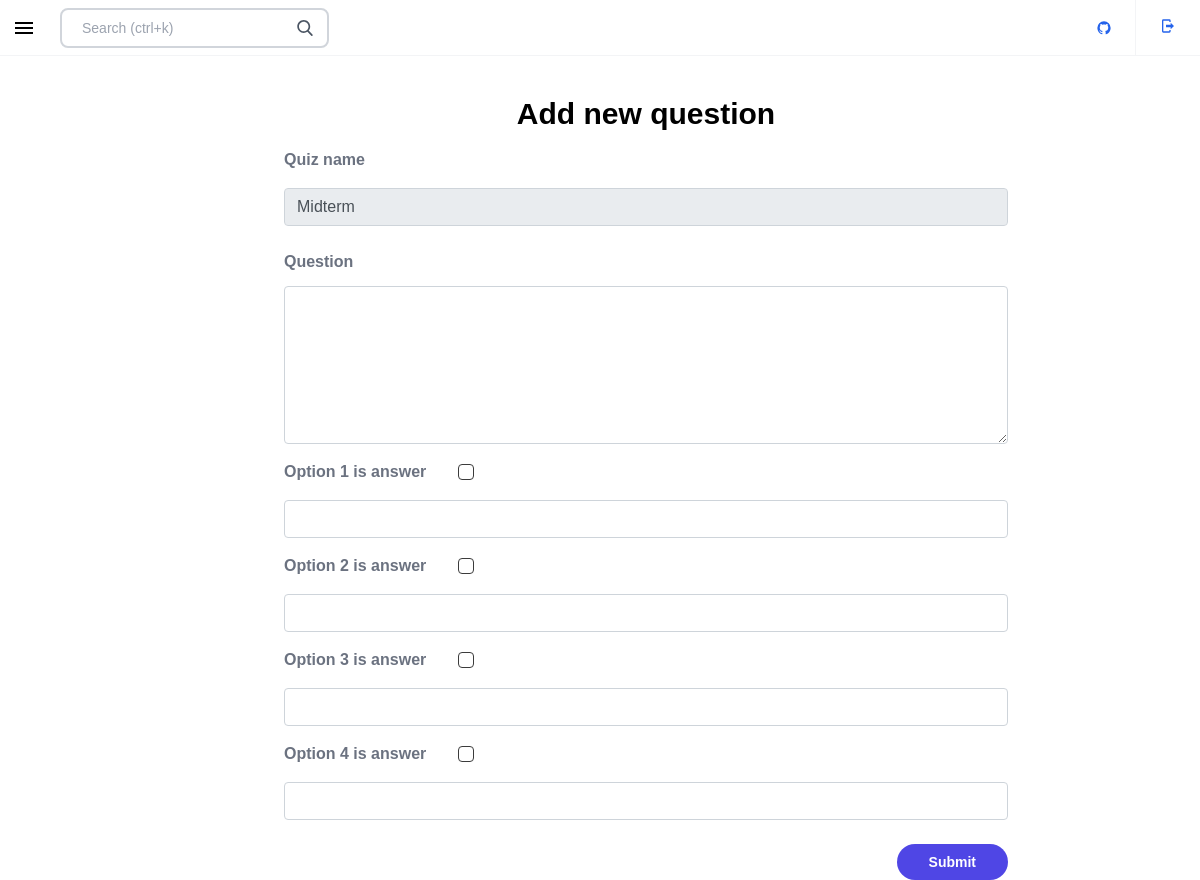
The app's page /admin/index.php?add_question&quiz_id=1 (signed in), older data.
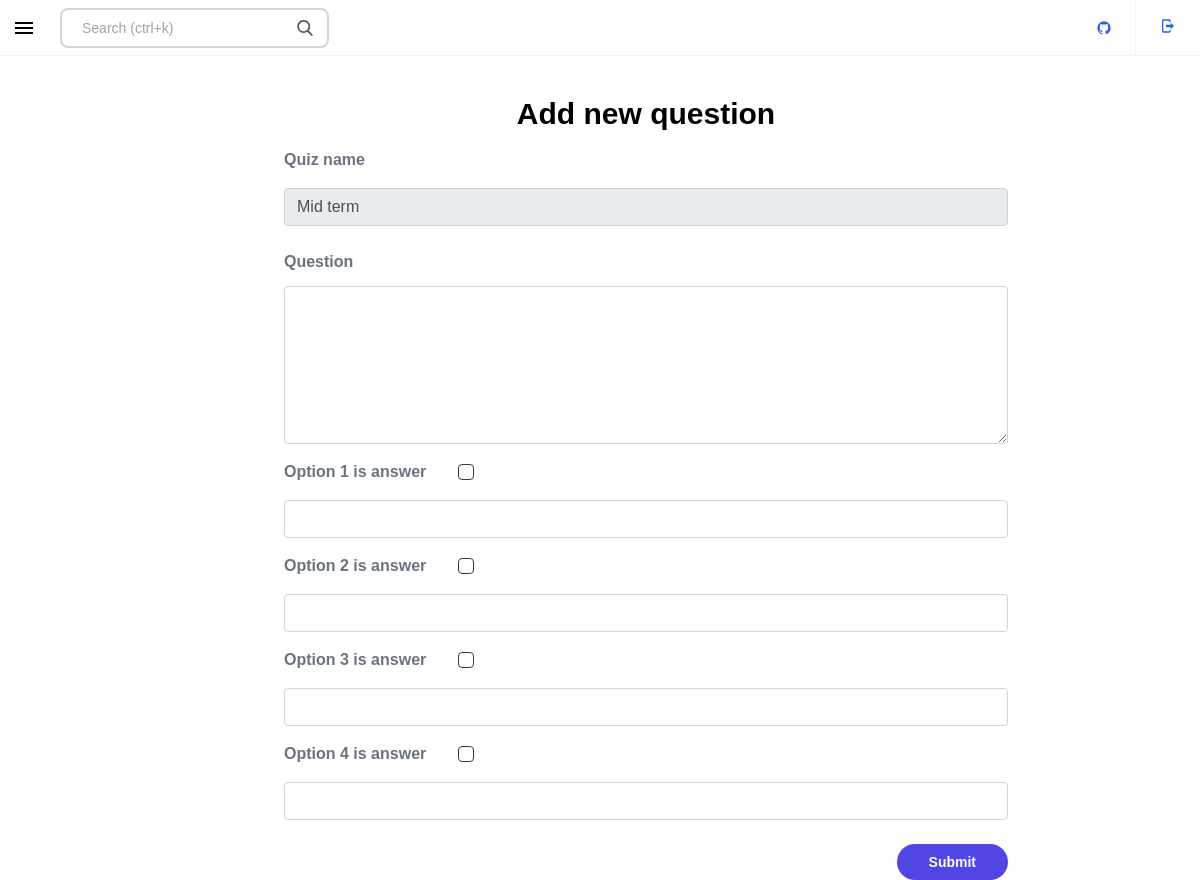
The same page, newer data.
### tables this page shows
CREATE TABLE `course_quizz` (
  `id` int NOT NULL AUTO_INCREMENT,
  `quiz_name` varchar(255) DEFAULT NULL,
  `course_id` int DEFAULT NULL,
  PRIMARY KEY (`id`),
  KEY `quizz_course_fk` (`course_id`),
  CONSTRAINT `quizz_course_fk` FOREIGN KEY (`course_id`) REFERENCES `courses` (`id`)
);

### admin/inc/function.php (called while the page is built, shortened)
<?php
function get_quiz($quiz_id)
{
    include($_SERVER['DOCUMENT_ROOT'] . "/ELearning/admin/inc/connect.php");
    $query = $con->prepare("select * from course_quizz where id=:quiz_id");
    $query->bindParam("quiz_id", $quiz_id);
    $query->setFetchMode(PDO::FETCH_ASSOC);
    $query->execute();
    $row = $query->fetch();
    return $row;
}

### admin/inc/quiz/add_new_question.php (the view, shortened to what this page needs)
<?php
$quiz_id = $_GET['quiz_id'];
$quiz = get_quiz($quiz_id);
?>
<div>
  <div class="flex">
    <div class="md:w-10/12">
      <div class="ml-3 mt-2">
        <h3 class="text-3xl font-black text-center">Add new question</h3>
      </div>
      <form method="POST" action="inc/controller/course_quiz_controller.php" class="ml-3 mt-2 px-8" onsubmit="return validation()">
        <label class="block text-gray-500 font-bold md:text-left mb-1 md:mb-0 pr-4" for="inline-full-name">
          Quiz name
        </label>
        <input type="text" name="quiz_name" id="course_name" class="form-control mt-2" readonly="readonly" value="<?php echo $quiz['quiz_name'] ?>"> <span id="name_error"></span><br>
        <label class="block text-gray-500 font-bold md:text-left mb-1 md:mb-0 pr-4" for="inline-full-name">
          Question
        </label>
        <textarea name="question" id="question" rows="6" class="
        form-control
        block
        w-full
        px-3
        py-1.5
        text-base
        font-normal
        text-gray-700
        bg-white bg-clip-padding
        border border-solid border-gray-300
        rounded
        transition
        ease-in-out
        mt-3
        focus:text-gray-700 focus:bg-white focus:border-blue-600 focus:outline-none"></textarea>
        <div class="mt-1">
          <div class="flex items-center mt-4">
            <label class="block text-gray-500 font-bold md:text-left mb-1 md:mb-0 pr-4" for="inline-full-name">
              Option 1 is answer
            </label>
            <input type="checkbox" name="answers[]" id="answers" value="0" class="form-checkbox h-4 w-4 ml-4 text-indigo-600 focus:ring-indigo-500 border-gray-300 rounded">
          </div>
          <input type="text" name="options[]" id="options" class="form-control mt-2">
        </div>
        <div class="mt-1">
          <div class="flex items-center mt-4">
            <label class="block text-gray-500 font-bold md:text-left mb-1 md:mb-0 pr-4" for="inline-full-name">
              Option 2 is answer
            </label>
            <input type="checkbox" name="answers[]" id="answers" value="1" class="form-checkbox h-4 w-4 ml-4 text-indigo-600 focus:ring-indigo-500 border-gray-300 rounded">
          </div>
          <input type="text" name="options[]" id="options" class="form-control mt-2">
        </div>
        <div class="mt-1">
          <div class="flex items-center mt-4">
            <label class="block text-gray-500 font-bold md:text-left mb-1 md:mb-0 pr-4" for="inline-full-name">
              Option 3 is answer
            </label>
            <input type="checkbox" name="answers[]" id="answers" value="2" class="form-checkbox h-4 w-4 ml-4 text-indigo-600 focus:ring-indigo-500 border-gray-300 rounded">
          </div>
          <input type="text" name="options[]" id="options" class="form-control mt-2">
        </div>
        <div class="mt-1">
          <div class="flex items-center mt-4">
            <label class="block text-gray-500 font-bold md:text-left mb-1 md:mb-0 pr-4" for="inline-full-name">
              Option 4 is answer
            </label>
            <input type="checkbox" name="answers[]" id="answers" value="3" class="form-checkbox h-4 w-4 ml-4 text-indigo-600 focus:ring-indigo-500 border-gray-300 rounded">
          </div>
          <input type="text" name="options[]" id="options" class="form-control mt-2">
        </div>
        <span id="editor_error" class="text-danger small"></span><br>
        <button type="submit" name="add_question" class="font-bold text-sm px-8 py-2 bg-indigo-600 text-white ml-auto rounded-full float-right">Submit</button>
      </form>
    </div>
  </div>
</div>

Row changes from the older to the newer data that the page shows:
changed course_quizz: quiz_name "Midterm" → "Mid term"
